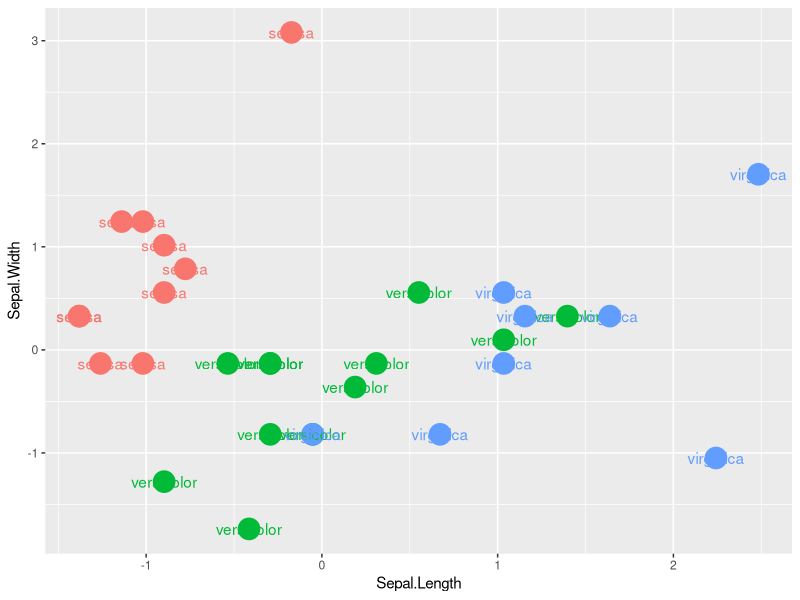

The R source for this figure:
#Algoritmo de aprendizaje supervisado
#Se dividen en 2 tareas predición (regresión) y clasficicacion(KNN)

View(iris)

irisCopia <- iris
datos <- iris

View(datos)
#Verificar que el data set sea un data frame
class(datos)
# datos <- as.data.frame(datos)

#Verificar que la columna de clasificación sea un factor
class(datos$Species)
#datos$Species <- as.factor(datos$Species)  -> Así se convierte si no es un factor
#Factor es un enumerador o catalogo de bd de java

#Los algoritmos de clasificación son sensibles a los 
#cambios de magnitud de variables
# ES NECESARIO ESCALAR
# datos$Sepal.Length
# <- scale(datos$Sepal.Length)
datos[,1:4] <- scale(datos[,1:4]) #reescala las primeras 4 columnas
View(datos)
#El rescalamiento de más de una columna es normalización, rehace la escala


# 80/20, 70/30
# Si tienes un data set de 150 observaciones
# 120 observaciones de entrenamiento
# 30 observaciones de prueba
tam_train <- floor(0.8 * nrow(datos)) #120
#Floor redondea hacía abajo y 0.8 es la cantidad de datos en este caso es el 80%

# Extraer la cantidad de elementos calculada (120)
# del conjunto de datos original
# Función sample: Obtiene una muestra (algunos elementos)
# Aleatoria de un conjunto de datos
# Funcion seq_len: generar enteros desde 1 hasta que indiques
#Generar una secuencia de enteros del 1 al 150
secuencia <- seq_len(nrow(datos))#Es para sacar el tamaño total
class(secuencia)
#Elige 120 números de la secuencia, de manera aleatoria
indices_train <- sample(secuencia, size = tam_train)
#tam_train son los 120 datos que hacer un rato estraimos, esos son los que va a usar

#El data set de entrenamiento y prueba no deben contener
# la columna de clasificación
datos_train <-datos[indices_train,1:4] #80% -> Saca todas las filas que vamos a usar para entrenas

# Tiene el negativo por que va a traer los datos de prueba, que son el 20%
datos_test <-datos[-indices_train,1:4] #20% -> este significa traeme todos los valores que no trajiste en la anterior


# la clasifiación siempre se quita, que es la que ponemos abajo 
# datos [,1:4]
# datos [,c(2,4)]
clase_train <- datos[indices_train,5]#Este es para traer las clasificaciones del 80%, solo la clasificación, la 5ta columna
clase_test <- datos[-indices_train,5]#Esto nos trae los restantes pero el 20%, solo la clasifiacación, la 5ta columna

dim(datos_train)
class(clase_train)

#Se crea el modelo de clasificación con la función Knn
# de la libería class
install.packages("class")
library(class)
#Conkunto de entrenamiento
#Conjunto de prueba
#Clasifiación del conjunto de entrenamiento
#El valor de k (cuantos vecinos)
# k = cantidad de observaciones / 2 X
# k = sqrt(cantidad de observaciones)
# k se recomienda impar
# el resultado de ejecutar knn es la clasificacion
# de los valores de entrenamiento

clasificacion <- knn(datos_train,
                     datos_test,
                     clase_train,
                     k=sqrt(nrow(datos)))

#Ahora vamos a verificar si realmente esta bien la clasificación de los datos
datos_train
datos_test

#Almacenar los datos de prueba con la clasificación del algoritmo
datos_test_clasificacion <- datos_test
datos_test_clasificacion$Clase <- clasificacion
View(datos_test_clasificacion)
install.packages("ggplot2")
library("ggplot2")

ggplot (datos_test_clasificacion,#  Datos
        aes(x=Sepal.Length, y= Sepal.Width,#Valores esteticos
            color = Clase, fill = Clase)) + 
  geom_point(size = 7) + #Dibujar un punto por cada valor que le damos
  geom_text(aes(label = Clase)) + ##Agrega la clasificacion a cada punto
  theme(legend.position = "none") # quitar la clasificacion del lado derecho

#Matriz de confusion
# Tabla de todos contra todos
tab <- table(clasificacion, clase_test) #Verifica lo que hace knn contra lo real, si vemos tab, aparece la matriz de confusion
diag(tab) #La suma de la diagonal
rowSums(tab) #Suma todas las columnas
# val.clasificados correctmanete / total val
# accuracy / precisión
accurancy <- function(tabla){
  sum(diag(tabla)/sum(rowSums(tabla)))*100
}

accurancy(tab)
